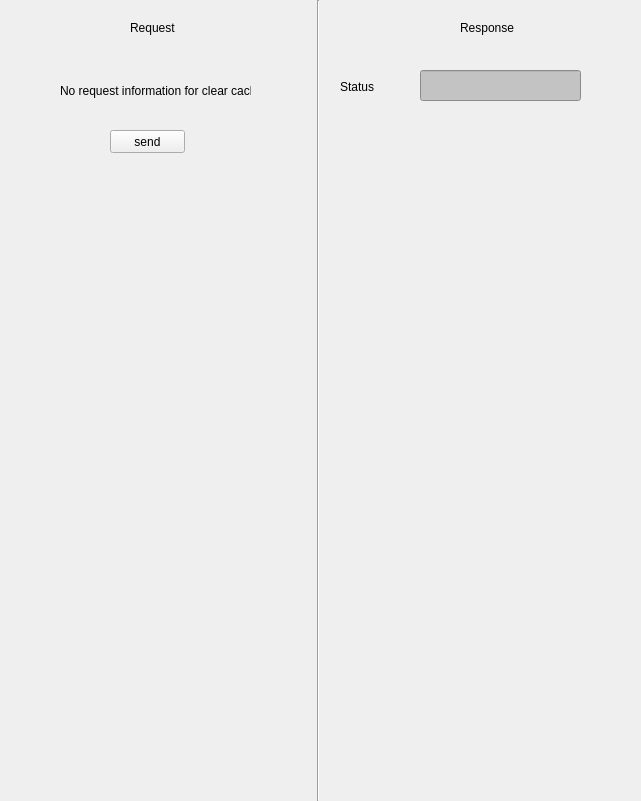
     <widget class="QWidget" name="widget_Clear_Cache" native="true">
      <property name="geometry">
       <rect>
        <x>0</x>
        <y>120</y>
        <width>641</width>
        <height>801</height>
       </rect>
      </property>
      <property name="font">
       <font>
        <strikeout>false</strikeout>
       </font>
      </property>
      <property name="focusPolicy">
       <enum>Qt::NoFocus</enum>
      </property>
      <property name="autoFillBackground">
       <bool>true</bool>
      </property>
      <widget class="QLabel" name="label_19">
       <property name="geometry">
        <rect>
         <x>460</x>
         <y>20</y>
         <width>61</width>
         <height>16</height>
        </rect>
       </property>
       <property name="text">
        <string>Response</string>
       </property>
      </widget>
      <widget class="QLabel" name="label_Status_Clear_Cache_Response">
       <property name="geometry">
        <rect>
         <x>340</x>
         <y>80</y>
         <width>47</width>
         <height>13</height>
        </rect>
       </property>
       <property name="text">
        <string>Status</string>
       </property>
      </widget>
      <widget class="Line" name="line_9">
       <property name="geometry">
        <rect>
         <x>310</x>
         <y>0</y>
         <width>16</width>
         <height>801</height>
        </rect>
       </property>
       <property name="orientation">
        <enum>Qt::Vertical</enum>
       </property>
      </widget>
      <widget class="QLabel" name="label_20">
       <property name="geometry">
        <rect>
         <x>130</x>
         <y>20</y>
         <width>61</width>
         <height>16</height>
        </rect>
       </property>
       <property name="text">
        <string>Request</string>
       </property>
      </widget>
      <widget class="QLabel" name="label_NoRequest_InformationForClearCache_Request">
       <property name="geometry">
        <rect>
         <x>60</x>
         <y>80</y>
         <width>191</width>
         <height>21</height>
        </rect>
       </property>
       <property name="text">
        <string>No request information for clear cache</string>
       </property>
      </widget>
      <widget class="QLineEdit" name="lineEdit_Status_Clear_Cache_Response">
       <property name="geometry">
        <rect>
         <x>420</x>
         <y>70</y>
         <width>161</width>
         <height>31</height>
        </rect>
       </property>
       <property name="styleSheet">
        <string notr="true">background:rgb(195,195,195)</string>
       </property>
       <property name="readOnly">
        <bool>true</bool>
       </property>
      </widget>
      <widget class="QPushButton" name="pushButton_Send_clearcache">
       <property name="geometry">
        <rect>
         <x>110</x>
         <y>130</y>
         <width>75</width>
         <height>23</height>
        </rect>
       </property>
       <property name="text">
        <string>send</string>
       </property>
      </widget>
     </widget>
